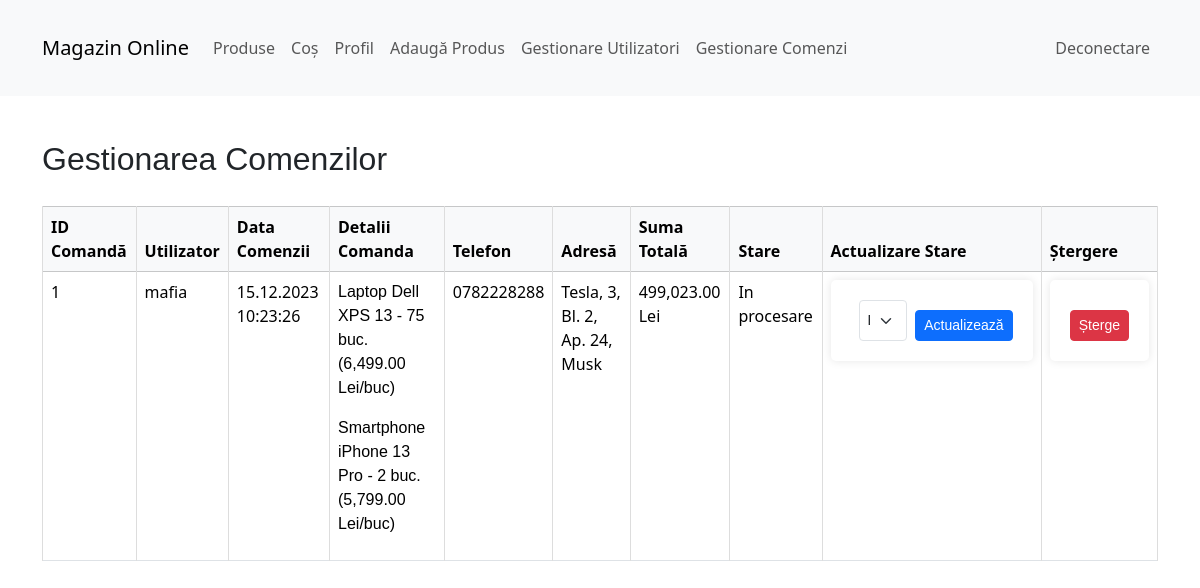
Screenshot of /manage_orders.php (signed in) with the database file from the repository.
### tables this page shows
CREATE TABLE `orders` (
  `order_id` int(11) NOT NULL,
  `user_id` int(11) NOT NULL,
  `order_date` timestamp NOT NULL DEFAULT current_timestamp(),
  `order_status` varchar(255) NOT NULL DEFAULT 'In procesare',
  `phone` varchar(15) DEFAULT NULL,
  `street` varchar(255) DEFAULT NULL,
  `number` varchar(10) DEFAULT NULL,
  `block` varchar(10) DEFAULT NULL,
  `apartment` varchar(10) DEFAULT NULL,
  `city` varchar(100) DEFAULT NULL
);

CREATE TABLE `users` (
  `user_id` int(11) NOT NULL,
  `username` varchar(50) NOT NULL,
  `password` varchar(255) NOT NULL,
  `email` varchar(100) NOT NULL,
  `is_admin` tinyint(1) DEFAULT 0
);

CREATE TABLE `order_details` (
  `order_detail_id` int(11) NOT NULL,
  `order_id` int(11) NOT NULL,
  `product_id` int(11) NOT NULL,
  `quantity` int(11) NOT NULL
);

CREATE TABLE `products` (
  `product_id` int(11) NOT NULL,
  `name` varchar(100) NOT NULL,
  `description` text DEFAULT NULL,
  `price` decimal(10,2) NOT NULL,
  `stock` int(11) NOT NULL DEFAULT 0
);

### manage_orders.php (the view, shortened to what this page needs)
<?php
include 'navbar.php';
include 'db_config.php';
$sql = "SELECT o.order_id, u.username, o.order_date, o.order_status,
        o.phone, o.street, o.number, o.block, o.apartment, o.city,
        SUM(p.price * od.quantity) AS total
        FROM orders o
        JOIN order_details od ON o.order_id = od.order_id
        JOIN products p ON od.product_id = p.product_id
        JOIN users u ON o.user_id = u.user_id
        GROUP BY o.order_id";
$result = $conn->query($sql);
$orders = $result->fetch_all(MYSQLI_ASSOC);
$orderDetails = [];
foreach ($orders as $order) {
    $sql = "SELECT p.name, od.quantity, p.price FROM order_details od JOIN products p ON od.product_id = p.product_id WHERE od.order_id = ?";
    $stmt = $conn->prepare($sql);
    $stmt->bind_param("i", $order['order_id']);
    $stmt->execute();
    $details = $stmt->get_result()->fetch_all(MYSQLI_ASSOC);
    $orderDetails[$order['order_id']] = $details;
}
foreach ($orders as $key => $order) {
    $formattedDate = date('d.m.Y H:i:s', strtotime($order['order_date']));
    $orders[$key]['formatted_order_date'] = $formattedDate;
}
?>
<!DOCTYPE html>
<html lang="ro">
<head>
    <link href="style.css" rel="stylesheet">
    <link href="https://cdn.jsdelivr.net/npm/bootstrap@5.3.2/dist/css/bootstrap.min.css" rel="stylesheet">
</head>
<body>
    <div class="container my-4">
        <h2>Gestionarea Comenzilor</h2>
        <div class="table-responsive">
            <table class="table table-bordered table-hover">
                <thead class="table-light">
                    <tr>
                        <th>ID Comandă</th>
                        <th>Utilizator</th>
                        <th>Data Comenzii</th>
                        <th>Detalii Comanda</th>
                        <th>Telefon</th>
                        <th>Adresă</th>
                        <th>Suma Totală</th>
                        <th>Stare</th>
                        <th>Actualizare Stare</th>
                        <th>Ștergere</th>
                    </tr>
                </thead>
                <tbody>
                    <?php foreach ($orders as $order) : ?>
                        <tr>
                            <td><?= htmlspecialchars($order['order_id']) ?></td>
                            <td><?= htmlspecialchars($order['username']) ?></td>
                            <td><?= $order['formatted_order_date'] ?></td>
                            <td>
                                <?php if (!empty($orderDetails[$order['order_id']])) : ?>
                                    <?php foreach ($orderDetails[$order['order_id']] as $detail) : ?>
                                        <p><?= htmlspecialchars($detail['name']) ?> - <?= $detail['quantity'] ?> buc. (<?= number_format($detail['price'], 2) ?> Lei/buc)</p>
                                    <?php endforeach; ?>
                                <?php endif; ?>
                            </td>
                            <td><?= htmlspecialchars($order['phone']) ?></td>
                            <td><?= htmlspecialchars($order['street']) . ', ' . htmlspecialchars($order['number']) . ($order['block'] ? ', Bl. ' . htmlspecialchars($order['block']) : '') . ($order['apartment'] ? ', Ap. ' . htmlspecialchars($order['apartment']) : '') . ', ' . htmlspecialchars($order['city']) ?></td>
                            <td><?= number_format($order['total'], 2) ?> Lei</td>
                            <td><?= htmlspecialchars($order['order_status']) ?></td>
                            <td>
                                <form action="update_order_status.php" method="post" class="d-flex justify-content-center">
                                    <select name="order_status" class="form-select form-select-sm mx-2">
                                        <option value="Efectuată" <?= $order['order_status'] == 'Efectuată' ? 'selected' : '' ?>>Efectuata</option>
                                    </select>
                                    <button type="submit" class="btn btn-primary btn-sm">Actualizează</button>
                                </form>
                            </td>
                            <td>
                                <form action="delete_order.php" method="post" class="d-grid">
                                    <button type="submit" class="btn btn-danger btn-sm btn-block">Șterge</button>
                                </form>
                            </td>
                        </tr>
                    <?php endforeach; ?>
                </tbody>
            </table>
        </div>
    </div>
</body>
</html>

### style.css (style rules this page uses)
body, h1, h2, h3, p, form, input, button { margin: 0; padding: 0; font-family: Arial, sans-serif; }
body { background-color: #f5f5f5; line-height: 1.6; color: #333; }
.container { width: 80%; margin: auto; overflow: hidden; padding: 15px; }
form { background: #fff; padding: 20px; border-radius: 5px; box-shadow: 0 0 10px rgba(0, 0, 0, 0.1); }
.btn { display: inline-block; background: #333; color: #fff; padding: 10px 20px; border: none; border-radius: 5px; cursor: pointer; }
.btn-primary { background: #007bff; }
.btn-danger { background: #dc3545; }
table { width: 100%; border-collapse: collapse; }
table th, table td { padding: 10px; border: 1px solid #ddd; }
table th { background-color: #f4f4f4; }
.btn { display: inline-block; background-color: #007bff; color: white; padding: 10px 20px; text-align: center; border-radius: 5px; text-decoration: none; margin-top: 10px; }
.btn-primary { background-color: #28a745; }
.table-responsive { overflow-x: auto; }
.container { padding: 20px; }
.table { margin-top: 20px; }
.table thead th { vertical-align: bottom; }
.table-responsive { overflox-x: auto; }

### rows the page displays
orders: order_id "1", user.username "mafia", formatted_order_date "15.12.2023 10:23:26", phone "0782228288", street "Tesla", number "3", block "2", apartment "24", city "Musk", total "499,023.00", order_status "In procesare"
order_details: product.name "Laptop Dell XPS 13", quantity "75", product.price "6,499.00"
order_details: product.name "Smartphone iPhone 13 Pro", quantity "2", product.price "5,799.00"
